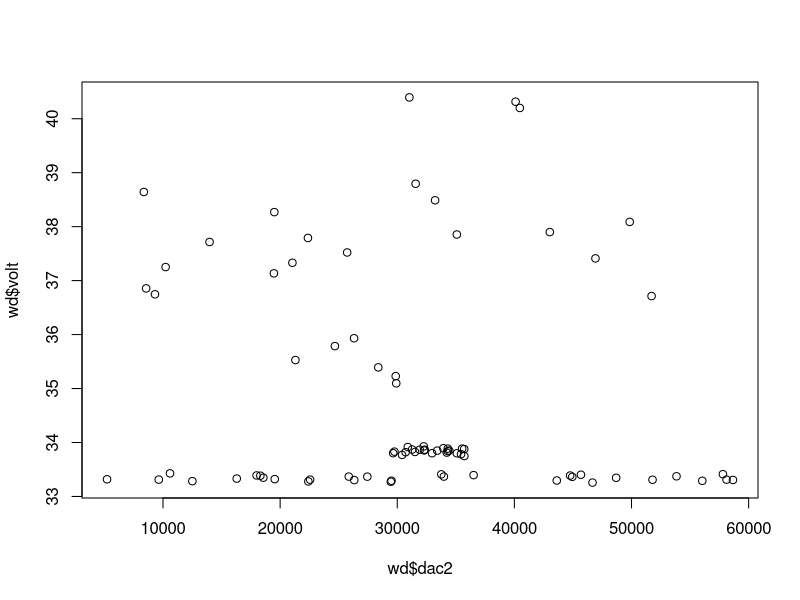
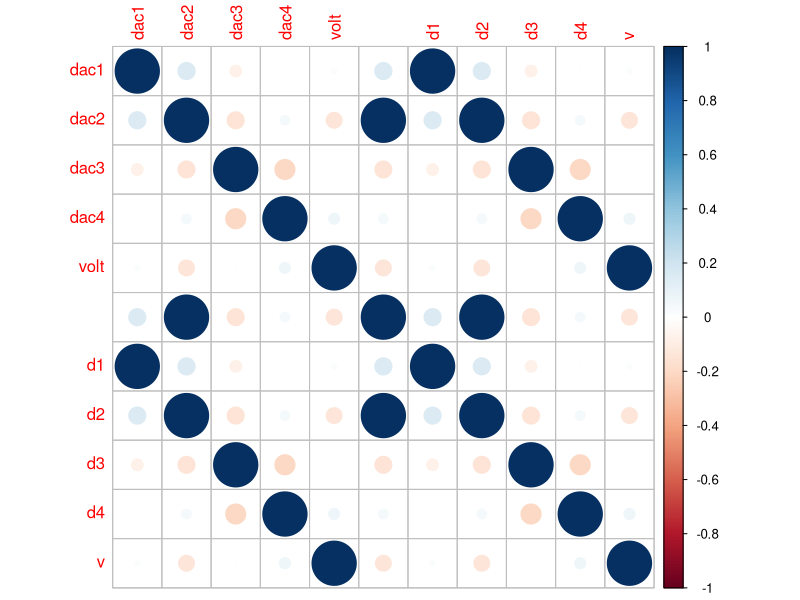
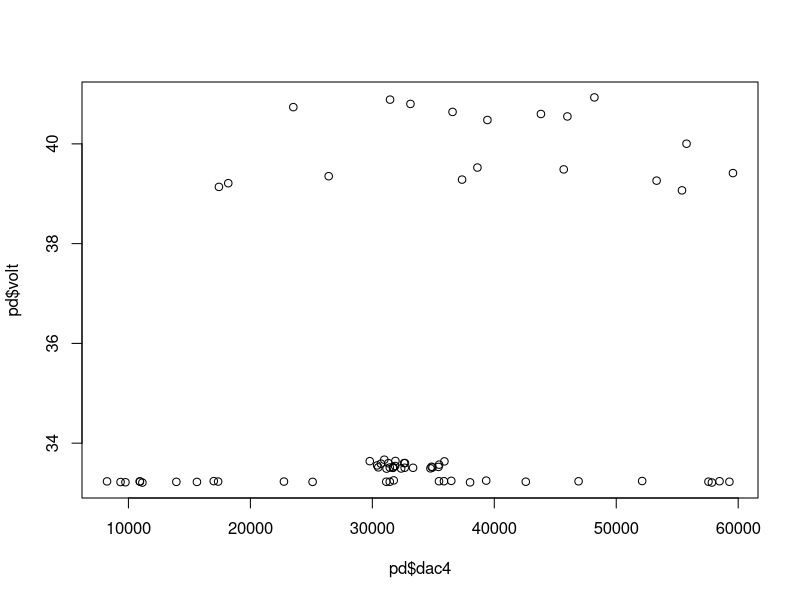
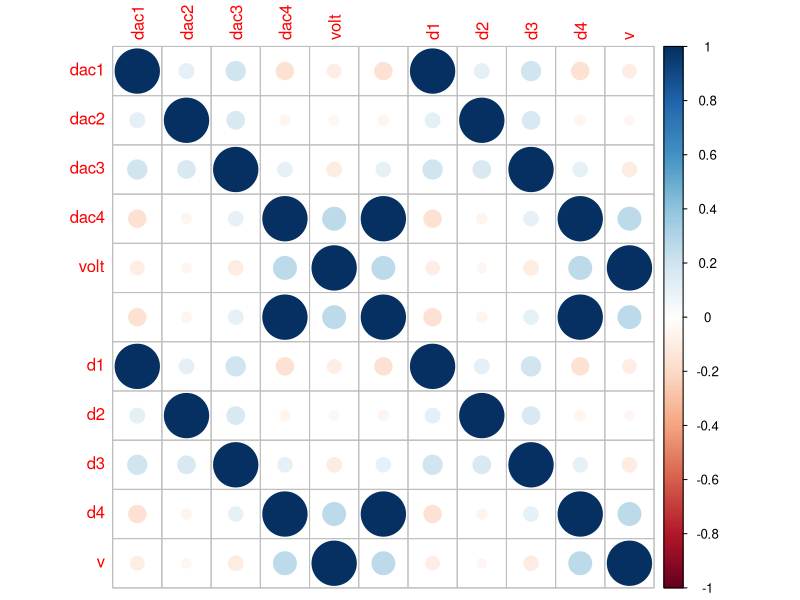
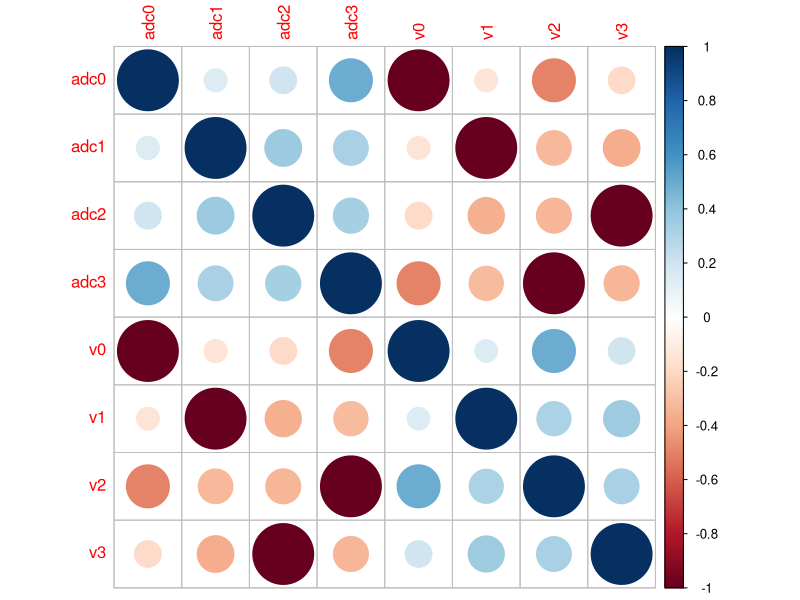

These figures' R source, in order:
setwd( "c:/projects/digitizer.git/data-analysis" )

wd <- read.table( './work_dac.dat' )
names( wd ) <- c( 'dac1', 'dac2', 'dac3', 'dac4', 'volt' )
wd$d1 <- wd$dac1 / 32767 - 1
wd$d2 <- wd$dac2 / 32767 - 1
wd$d3 <- wd$dac3 / 32767 - 1
wd$d4 <- wd$dac4 / 32767 - 1
wd$v <- wd$volt / 10000
wobj <- lm( wd$v ~ wd$d1 + wd$d2 )
wobj <- lm( wd$volt ~ wd$dac1 + wd$dac2 )
wobj$coefficients
plot( wd$dac2,  wd$volt )

m <- cov( wd )
library(corrplot)
M <- cor( wd )
corrplot( M, method = "circle" )




pd <- read.table( './probe_dac.dat' )
names( pd ) <- c( 'dac1', 'dac2', 'dac3', 'dac4', 'volt' )
pd$d1 <- pd$dac1 / 32767 - 1
pd$d2 <- pd$dac2 / 32767 - 1
pd$d3 <- pd$dac3 / 32767 - 1
pd$d4 <- pd$dac4 / 32767 - 1
pd$v <- pd$volt / 10000
cov( pd )
pobj <- lm( pd$v ~ pd$d1 + pd$d2 + pd$d3 + pd$d4 )
pobj$coefficients
plot( pd$dac4,  pd$volt )

predict( pobj )

library(corrplot)
M <- cor( pd )
corrplot( M, method = "circle" )





adc <- read.table( './adc.dat' )
names( adc ) <- c('adc0', 'adc1', 'adc2', 'adc3', 'v0', 'v1', 'v2', 'v3' )
library(corrplot)
adcM <- cor( adc )
corrplot( adcM, method = "circle" )
